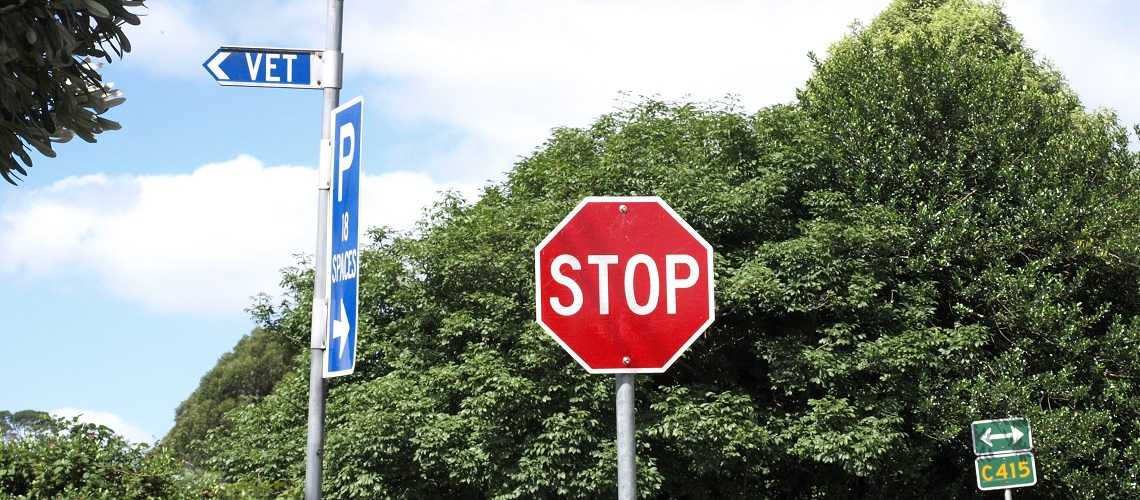
#> input picture objDect/dataset/img1.jpg, 1140 x 500 px; its folder holds only this picture in this run
$ python ObjDect.py
#> lines starting #> are read from the running program, lines starting #| are printed output that depends on the picture
import cv2
from matplotlib import pyplot as plt
import time

num_photos = 13

# Opening image
for i in range(num_photos):

    img_name = "dataset/img" + str(i+1) + ".jpg"
    print(img_name)
    img = cv2.imread(img_name)
#> img is the input picture: shape (500, 1140, 3); mean B, G, R 126.9, 138.1, 131.9

    # OpenCV opens images as BRG
    # but we want it as RGB We'll
    # also need a grayscale version
    img_gray = cv2.cvtColor(img, cv2.COLOR_BGR2GRAY)
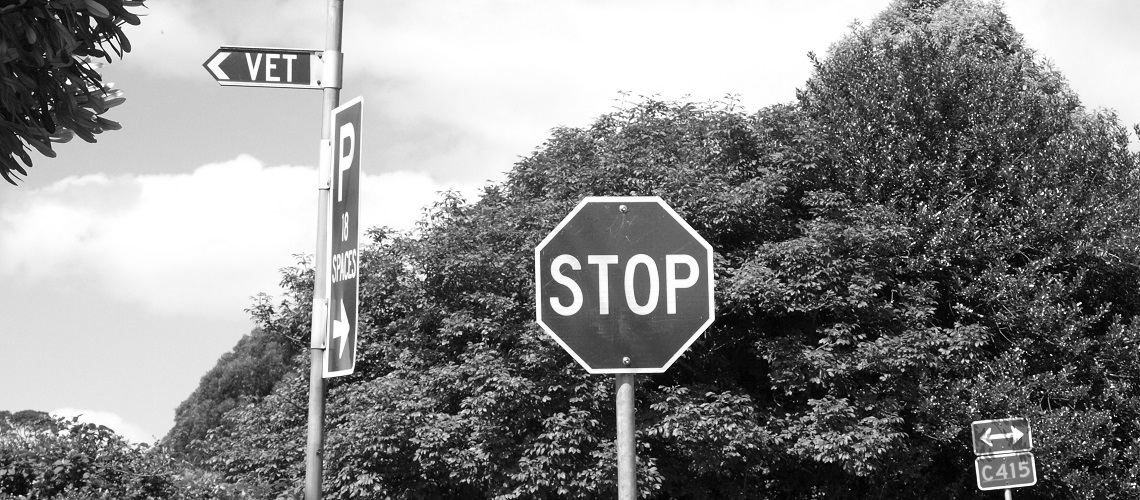
#> img_gray: shape (500, 1140); min 0, max 255, mean 135
    img_rgb = cv2.cvtColor(img, cv2.COLOR_BGR2RGB)


    # Use minSize because for not
    # bothering with extra-small
    # dots that would look like STOP signs
#> (the run stopped early here; a loop or call above may not have finished)
